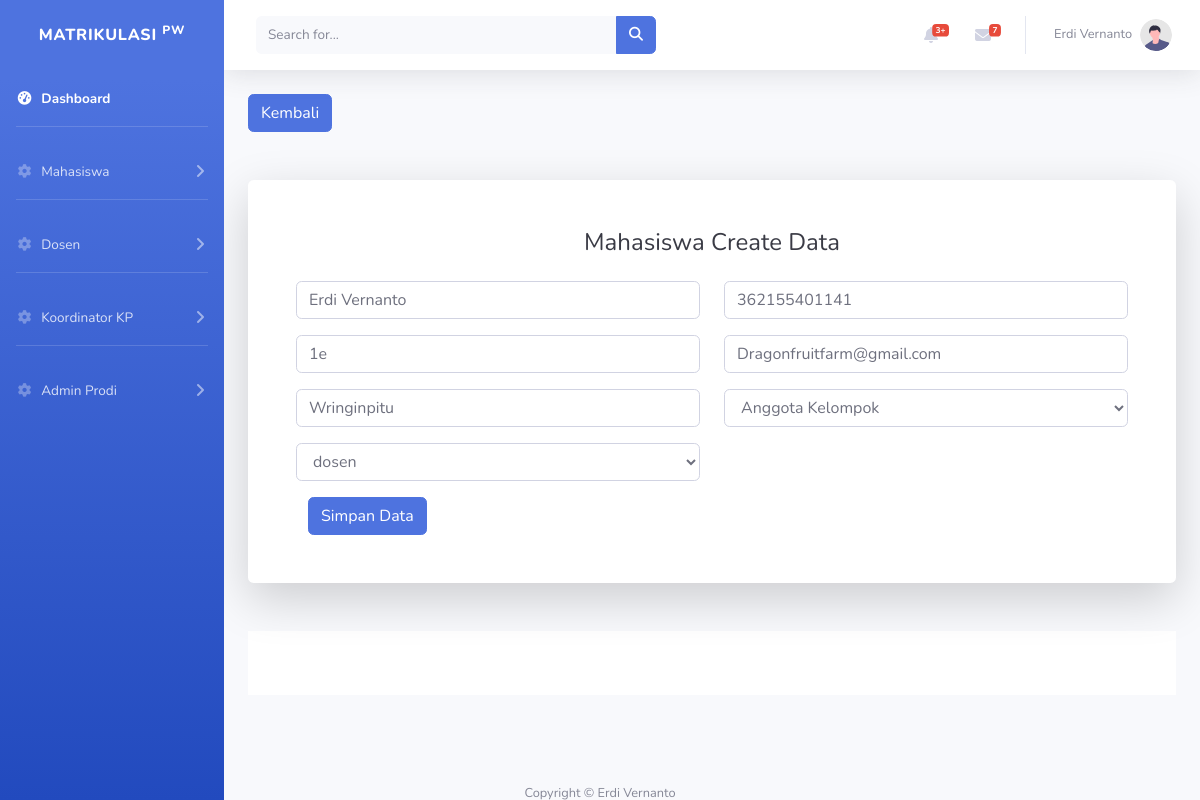
Page /indexmahasiswa.php?op=edit&id=6 on the committed database.
### tables this page shows
CREATE TABLE `Mahasiswa` (
  `Id` int(11) NOT NULL,
  `Nama_mahasiswa` varchar(45) NOT NULL,
  `Nim` varchar(45) NOT NULL,
  `Kelas` varchar(45) NOT NULL,
  `Email` varchar(45) NOT NULL,
  `Alamat` varchar(45) NOT NULL,
  `User_Id` int(11) NOT NULL,
  `Anggota_Kelompok_Id` int(11) NOT NULL
);

### mahasiswa/cmahasiswa.php (the view, shortened to what this page needs)
<?php
include('koneksi.php');
$Alamat                 = "";
$Email                  =  "";
$Kelas                  = "";
$Nama_mahasiswa         = "";
$Nim                    = "";
if (isset($_GET['op'])) {
    $op = $_GET['op'];
} else {
    $op = "";
}
if ($op == 'edit') {
    $sql1                   = "SELECT * FROM `Mahasiswa` WHERE 1";
    $q1                     = mysqli_query($koneksi, $sql1);
    $r1                     = mysqli_fetch_array($q1);
    $Nama_mahasiswa         = $r1['Nama_mahasiswa'];
    $Nim                    = $r1['Nim'];
    $Kelas                  = $r1['Kelas'];
    $Email                  = $r1['Email'];
    $Alamat                 = $r1['Alamat'];
}
?>
<div class="container">
    <a role="button" href="viewmahasiswa.php" class="btn btn-primary">Kembali</a>
    <div class="card o-hidden border-0 shadow-lg my-5">
        <div class="card-body p-0">
            <div class="p-5">
                <div class="text-center">
                    <h1 class="h4 text-gray-900 mb-4">Mahasiswa Create Data</h1>
                </div>
                <form action="" method="POST">
                    <div class="form-group row">
                        <div class="col-sm-6 mb-3 mb-sm-0">
                            <input id="Nama_mahasiswa" name="Nama_mahasiswa" type="text" class="form-control " placeholder="Nama Mahasiswa" value="<?php echo $Nama_mahasiswa ?>">
                        </div>
                        <div class="col-sm-6">
                            <input id="Nim" name="Nim" type="text" class="form-control " placeholder="Nim" value="<?php echo $Nim ?>">
                        </div>
                    </div>
                    <div class="form-group row">
                        <div class="col-sm-6 mb-3 mb-sm-0">
                            <input id="Kelas" name="Kelas" type="text" class="form-control " placeholder="Kelas" value="<?php echo $Kelas ?>">
                        </div>
                        <div class="col-sm-6">
                            <input id="Email" name="Email" type="text" class="form-control " placeholder="Email" value="<?php echo $Email ?>">
                        </div>
                    </div>
                    <div class="form-group row">
                        <div class="col-sm-6 mb-3 mb-sm-0">
                            <input id="Alamat" name="Alamat" type="text" class="form-control " placeholder="Alamat" value="<?php echo $Alamat ?>">
                        </div>
                        <div class="col-sm-6">
                            <select id="Anggota_Kelompok_Id" class="form-select form-control " aria-label="Default select example" name="Anggota_Kelompok_Id">
                            <option>Anggota Kelompok</option>
                            </select>
                        </div>
                    </div>
                    <div class="form-group row">
                        <div class="col-sm-6 mb-3 mb-sm-0">
                            <select id="User_Id" name="User_Id" class="form-select form-control " aria-label="Default select example">
                            <?php
                            require_once('koneksi.php');
                            $sqluser  = "SELECT * FROM `User`";
                            $a3 = mysqli_query($koneksi, $sqluser);
                            while ($datauser = mysqli_fetch_assoc($a3)) {
                            ?>
                                <option value=" <?= $datauser['Id'] ?>"><?= $datauser['Username'] ?></option>
                            <?php  } ?>
                            </select>
                        </div>
                    </div>
                    <div class="col-12">
                        <input type="submit" name="simpan" value="Simpan Data" class="btn btn-primary" />
                    </div>
            </div>
        </div>
    </div>

### rows in the picture
mahasiswa: Nama_mahasiswa "Erdi Vernanto", Nim "362155401141", Kelas "1e", Email "Dragonfruitfarm@gmail.com", Alamat "Wringinpitu"

### other values in the picture
form field User_Id "dosen"
